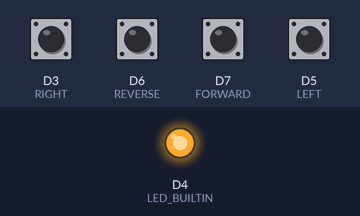
A sketch run on a simulated ESP8266 (NodeMCU). Parts: output pins drawn as LEDs (lit = HIGH, except the on-board LED, lit = LOW). The inputs (shaded band) are chosen by the test bench; at power-on: D3 (RIGHT), D5 (LEFT), D6 (REVERSE), D7 (FORWARD) HIGH. WiFi joins after 1.5 s; servers stay silent unless stated; uploads are accepted with an empty reply; random numbers use the default seed unless the sketch sets one; what the sketch prints to the serial monitor is not drawn.

Above: at 0.0 s.
At 3.7 s:
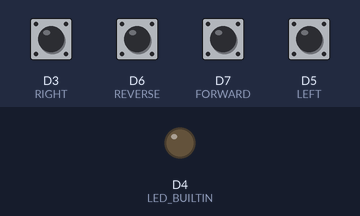
3.8 s: D3 (RIGHT) pulled LOW for 0.15 s
Timing chart, 0 to 6.8 s (numbered marks = the images above; inputs shaded):
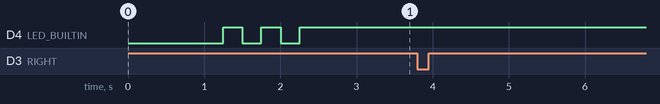

The sketch:

remote.ino
```cpp
#include <ESP8266WiFi.h>
#include <ESP8266HTTPClient.h>

#define SERVER_IP "192.168.4.1"

#ifndef STASSID
#define STASSID "flattruck"
#define STAPSK  "flattruck"
#endif

#define FORWARD   D7
#define REVERSE   D6
#define LEFT      D5
#define RIGHT     D3

bool prev_state[4] = {0,0,0,0};
bool state[4] = {0,0,0,0};

bool send_flag = false;

WiFiClient client;
HTTPClient http;

void setup() {
  delay(1000);
  Serial.begin(115200);
  pinMode(LED_BUILTIN, OUTPUT);
  pinMode(FORWARD, INPUT_PULLUP);
  pinMode(REVERSE, INPUT_PULLUP);
  pinMode(LEFT,    INPUT_PULLUP);
  pinMode(RIGHT,   INPUT_PULLUP);

  digitalWrite(LED_BUILTIN, HIGH);

  Serial.println();

  connect_to_wifi();

}

void loop() {


  // put your main code here, to run repeatedly:
  state[0] = digitalRead(FORWARD);
  state[1] = digitalRead(REVERSE);
  state[2] = digitalRead(LEFT);
  state[3] = digitalRead(RIGHT);

  //randomize state for testing
  //random_state();

  for (int i = 0; i < 4; i++) {
    //reverse 0 to 1 and 1 to 0
    state[i] = !state[i];
    if (state[i] != prev_state[i]) {


      send_flag = true;
      prev_state[i] = state[i];
    }
  }

  if (send_flag) {
    while (!send_request()) {
      if (WiFi.status() != WL_CONNECTED) {
        connect_to_wifi();
      }
    }
    send_flag = false;
  }
}

void connect_to_wifi() {
  digitalWrite(LED_BUILTIN, LOW);
  WiFi.begin(STASSID, STAPSK);
  while (WiFi.status() != WL_CONNECTED) {
    digitalWrite(LED_BUILTIN, LOW);
    delay(250);
    Serial.print(".");
    digitalWrite(LED_BUILTIN, HIGH);
    delay(250);
  }
  Serial.println("");
  Serial.print("Connected! IP address: ");
  Serial.println(WiFi.localIP());
}

void random_state(){
  for (int i = 0; i < 4; i++) {
    state[i] = random(0, 2);
  }
}

bool send_request() {
  String command = String(state[0]) + "," + String(state[1]) + "," + String(state[2]) + "," + String(state[3]);
  String url = "http://" + String(SERVER_IP) + "/?command=" + command;
  Serial.print("Sending request: ");
  Serial.println(url);
  http.begin(client, url);
  int httpCode = http.GET();
  if (httpCode > 0) {
    return true;
  } else {
    return false;
  }
}
```

Measured:
- after the input at 3.8 s, every drawn part: stays the same
